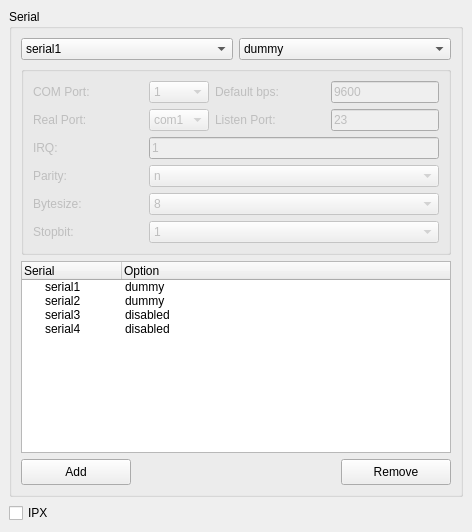
         <widget class="QWidget" name="tbInternetCfg" >
          <attribute name="title" >
           <string>Internet</string>
          </attribute>
          <layout class="QGridLayout" >
           <property name="leftMargin" >
            <number>9</number>
           </property>
           <property name="topMargin" >
            <number>9</number>
           </property>
           <property name="rightMargin" >
            <number>9</number>
           </property>
           <property name="bottomMargin" >
            <number>9</number>
           </property>
           <property name="horizontalSpacing" >
            <number>6</number>
           </property>
           <property name="verticalSpacing" >
            <number>6</number>
           </property>
           <item row="1" column="0" >
            <widget class="QCheckBox" name="chkBoxIPX" >
             <property name="minimumSize" >
              <size>
               <width>110</width>
               <height>0</height>
              </size>
             </property>
             <property name="maximumSize" >
              <size>
               <width>110</width>
               <height>16777215</height>
              </size>
             </property>
             <property name="text" >
              <string>IPX</string>
             </property>
            </widget>
           </item>
           <item row="0" column="0" >
            <widget class="QGroupBox" name="gBoxDirectSerial" >
             <property name="title" >
              <string>Serial</string>
             </property>
             <layout class="QGridLayout" >
              <property name="leftMargin" >
               <number>9</number>
              </property>
              <property name="topMargin" >
               <number>9</number>
              </property>
              <property name="rightMargin" >
               <number>9</number>
              </property>
              <property name="bottomMargin" >
               <number>9</number>
              </property>
              <property name="horizontalSpacing" >
               <number>6</number>
              </property>
              <property name="verticalSpacing" >
               <number>6</number>
              </property>
              <item row="3" column="0" >
               <layout class="QHBoxLayout" >
                <property name="spacing" >
                 <number>6</number>
                </property>
                <property name="leftMargin" >
                 <number>0</number>
                </property>
                <property name="topMargin" >
                 <number>0</number>
                </property>
                <property name="rightMargin" >
                 <number>0</number>
                </property>
                <property name="bottomMargin" >
                 <number>0</number>
                </property>
                <item>
                 <widget class="QPushButton" name="btnSerialAdd" >
                  <property name="minimumSize" >
                   <size>
                    <width>110</width>
                    <height>26</height>
                   </size>
                  </property>
                  <property name="maximumSize" >
                   <size>
                    <width>110</width>
                    <height>26</height>
                   </size>
                  </property>
                  <property name="text" >
                   <string>Add</string>
                  </property>
                  <property name="icon" >
                   <iconset resource="../res/dboxfe-gdb.qrc" >:/images/add.png</iconset>
                  </property>
                 </widget>
                </item>
                <item>
                 <spacer>
                  <property name="orientation" >
                   <enum>Qt::Horizontal</enum>
                  </property>
                  <property name="sizeHint" >
                   <size>
                    <width>116</width>
                    <height>20</height>
                   </size>
                  </property>
                 </spacer>
                </item>
                <item>
                 <widget class="QPushButton" name="btnSerialRemove" >
                  <property name="minimumSize" >
                   <size>
                    <width>110</width>
                    <height>26</height>
                   </size>
                  </property>
                  <property name="maximumSize" >
                   <size>
                    <width>110</width>
                    <height>26</height>
                   </size>
                  </property>
                  <property name="text" >
                   <string>Remove</string>
                  </property>
                  <property name="icon" >
                   <iconset resource="../res/dboxfe-gdb.qrc" >:/images/trash.png</iconset>
                  </property>
                 </widget>
                </item>
               </layout>
              </item>
              <item row="2" column="0" >
               <widget class="QTreeWidget" name="twSerial" >
                <column>
                 <property name="text" >
                  <string>Serial</string>
                 </property>
                </column>
                <column>
                 <property name="text" >
                  <string>Option</string>
                 </property>
                </column>
                <item>
                 <property name="text" >
                  <string>serial1</string>
                 </property>
                 <property name="text" >
                  <string>dummy</string>
                 </property>
                </item>
                <item>
                 <property name="text" >
                  <string>serial2</string>
                 </property>
                 <property name="text" >
                  <string>dummy</string>
                 </property>
                </item>
                <item>
                 <property name="text" >
                  <string>serial3</string>
                 </property>
                 <property name="text" >
                  <string>disabled</string>
                 </property>
                </item>
                <item>
                 <property name="text" >
                  <string>serial4</string>
                 </property>
                 <property name="text" >
                  <string>disabled</string>
                 </property>
                </item>
               </widget>
              </item>
              <item row="1" column="0" >
               <widget class="QGroupBox" name="gBoxSerialOption" >
                <property name="enabled" >
                 <bool>false</bool>
                </property>
                <property name="title" >
                 <string/>
                </property>
                <layout class="QGridLayout" >
                 <property name="leftMargin" >
                  <number>9</number>
                 </property>
                 <property name="topMargin" >
                  <number>9</number>
                 </property>
                 <property name="rightMargin" >
                  <number>9</number>
                 </property>
                 <property name="bottomMargin" >
                  <number>9</number>
                 </property>
                 <property name="horizontalSpacing" >
                  <number>6</number>
                 </property>
                 <property name="verticalSpacing" >
                  <number>6</number>
                 </property>
                 <item row="0" column="0" >
                  <layout class="QHBoxLayout" >
                   <property name="spacing" >
                    <number>6</number>
                   </property>
                   <property name="leftMargin" >
                    <number>0</number>
                   </property>
                   <property name="topMargin" >
                    <number>0</number>
                   </property>
                   <property name="rightMargin" >
                    <number>0</number>
                   </property>
                   <property name="bottomMargin" >
                    <number>0</number>
                   </property>
                   <item>
                    <widget class="QLabel" name="lblDSComPort" >
                     <property name="minimumSize" >
                      <size>
                       <width>110</width>
                       <height>0</height>
                      </size>
                     </property>
                     <property name="maximumSize" >
                      <size>
                       <width>110</width>
                       <height>16777215</height>
                      </size>
                     </property>
                     <property name="text" >
                      <string>COM Port:</string>
                     </property>
                     <property name="buddy" >
                      <cstring>cbxDSComPort</cstring>
                     </property>
                    </widget>
                   </item>
                   <item>
                    <widget class="QComboBox" name="cbxDSComPort" >
                     <item>
                      <property name="text" >
                       <string>1</string>
                      </property>
                     </item>
                     <item>
                      <property name="text" >
                       <string>2</string>
                      </property>
                     </item>
                    </widget>
                   </item>
                  </layout>
                 </item>
                 <item row="1" column="1" >
                  <layout class="QHBoxLayout" >
                   <property name="spacing" >
                    <number>6</number>
                   </property>
                   <property name="leftMargin" >
                    <number>0</number>
                   </property>
                   <property name="topMargin" >
                    <number>0</number>
                   </property>
                   <property name="rightMargin" >
                    <number>0</number>
                   </property>
                   <property name="bottomMargin" >
                    <number>0</number>
                   </property>
                   <item>
                    <widget class="QLabel" name="lblDSListenPort" >
                     <property name="minimumSize" >
                      <size>
                       <width>110</width>
                       <height>0</height>
                      </size>
                     </property>
                     <property name="maximumSize" >
                      <size>
                       <width>110</width>
                       <height>16777215</height>
                      </size>
                     </property>
                     <property name="text" >
                      <string>Listen Port:</string>
                     </property>
                     <property name="buddy" >
                      <cstring>LEDSListenPort</cstring>
                     </property>
                    </widget>
                   </item>
                   <item>
                    <widget class="QLineEdit" name="LEDSListenPort" >
                     <property name="text" >
                      <string>23</string>
                     </property>
                    </widget>
                   </item>
                  </layout>
                 </item>
                 <item row="1" column="0" >
                  <layout class="QHBoxLayout" >
                   <property name="spacing" >
                    <number>6</number>
                   </property>
                   <property name="leftMargin" >
                    <number>0</number>
                   </property>
                   <property name="topMargin" >
                    <number>0</number>
                   </property>
                   <property name="rightMargin" >
                    <number>0</number>
                   </property>
                   <property name="bottomMargin" >
                    <number>0</number>
                   </property>
                   <item>
                    <widget class="QLabel" name="lblDSRealPort" >
                     <property name="minimumSize" >
                      <size>
                       <width>110</width>
                       <height>0</height>
                      </size>
                     </property>
                     <property name="maximumSize" >
                      <size>
                       <width>110</width>
                       <height>16777215</height>
                      </size>
                     </property>
                     <property name="text" >
                      <string>Real Port:</string>
                     </property>
                     <property name="buddy" >
                      <cstring>cbxDSRealPort</cstring>
                     </property>
                    </widget>
                   </item>
                   <item>
                    <widget class="QComboBox" name="cbxDSRealPort" >
                     <item>
                      <property name="text" >
                       <string>com1</string>
                      </property>
                     </item>
                     <item>
                      <property name="text" >
                       <string>com2</string>
                      </property>
                     </item>
                     <item>
                      <property name="text" >
                       <string>com3</string>
                      </property>
                     </item>
                     <item>
                      <property name="text" >
                       <string>com4</string>
                      </property>
                     </item>
                    </widget>
                   </item>
                  </layout>
                 </item>
                 <item row="2" column="0" colspan="2" >
                  <layout class="QHBoxLayout" >
                   <property name="spacing" >
                    <number>6</number>
                   </property>
                   <property name="leftMargin" >
                    <number>0</number>
                   </property>
                   <property name="topMargin" >
                    <number>0</number>
                   </property>
                   <property name="rightMargin" >
                    <number>0</number>
                   </property>
                   <property name="bottomMargin" >
                    <number>0</number>
                   </property>
                   <item>
                    <widget class="QLabel" name="lblDSIrq" >
                     <property name="minimumSize" >
                      <size>
                       <width>110</width>
                       <height>0</height>
                      </size>
                     </property>
                     <property name="maximumSize" >
                      <size>
                       <width>110</width>
                       <height>16777215</height>
                      </size>
                     </property>
                     <property name="text" >
                      <string>IRQ:</string>
                     </property>
                     <property name="buddy" >
                      <cstring>LEDSIrq</cstring>
                     </property>
                    </widget>
                   </item>
                   <item>
                    <widget class="QLineEdit" name="LEDSIrq" >
                     <property name="text" >
                      <string>1</string>
                     </property>
                    </widget>
                   </item>
                  </layout>
                 </item>
                 <item row="0" column="1" >
                  <layout class="QHBoxLayout" >
                   <property name="spacing" >
                    <number>6</number>
                   </property>
                   <property name="leftMargin" >
                    <number>0</number>
                   </property>
                   <property name="topMargin" >
                    <number>0</number>
                   </property>
                   <property name="rightMargin" >
                    <number>0</number>
                   </property>
                   <property name="bottomMargin" >
                    <number>0</number>
                   </property>
                   <item>
                    <widget class="QLabel" name="lblDSDefaultBps" >
                     <property name="minimumSize" >
                      <size>
                       <width>110</width>
                       <height>0</height>
                      </size>
                     </property>
                     <property name="maximumSize" >
                      <size>
                       <width>110</width>
                       <height>16777215</height>
                      </size>
                     </property>
                     <property name="text" >
                      <string>Default bps:</string>
                     </property>
                     <property name="buddy" >
                      <cstring>LEDSBps</cstring>
                     </property>
                    </widget>
                   </item>
                   <item>
                    <widget class="QLineEdit" name="LEDSBps" >
                     <property name="text" >
                      <string>9600</string>
                     </property>
                    </widget>
                   </item>
                  </layout>
                 </item>
                 <item row="3" column="0" colspan="2" >
                  <layout class="QHBoxLayout" >
                   <property name="spacing" >
                    <number>6</number>
                   </property>
                   <property name="leftMargin" >
                    <number>0</number>
                   </property>
                   <property name="topMargin" >
                    <number>0</number>
                   </property>
                   <property name="rightMargin" >
                    <number>0</number>
                   </property>
                   <property name="bottomMargin" >
                    <number>0</number>
                   </property>
                   <item>
                    <widget class="QLabel" name="lblDSParity" >
                     <property name="minimumSize" >
                      <size>
                       <width>110</width>
                       <height>0</height>
                      </size>
                     </property>
                     <property name="maximumSize" >
                      <size>
                       <width>110</width>
                       <height>16777215</height>
                      </size>
                     </property>
                     <property name="text" >
                      <string>Parity:</string>
                     </property>
                     <property name="buddy" >
                      <cstring>cbxDSParity</cstring>
                     </property>
                    </widget>
                   </item>
                   <item>
                    <widget class="QComboBox" name="cbxDSParity" >
                     <item>
                      <property name="text" >
                       <string>n</string>
                      </property>
                     </item>
                     <item>
                      <property name="text" >
                       <string>e</string>
                      </property>
                     </item>
                     <item>
                      <property name="text" >
                       <string>o</string>
                      </property>
                     </item>
                    </widget>
                   </item>
                  </layout>
                 </item>
                 <item row="4" column="0" colspan="2" >
                  <layout class="QHBoxLayout" >
                   <property name="spacing" >
                    <number>6</number>
                   </property>
                   <property name="leftMargin" >
                    <number>0</number>
                   </property>
                   <property name="topMargin" >
                    <number>0</number>
                   </property>
                   <property name="rightMargin" >
                    <number>0</number>
                   </property>
                   <property name="bottomMargin" >
                    <number>0</number>
                   </property>
                   <item>
                    <widget class="QLabel" name="lblDSByteSize" >
                     <property name="minimumSize" >
                      <size>
                       <width>110</width>
                       <height>0</height>
                      </size>
                     </property>
                     <property name="maximumSize" >
                      <size>
                       <width>110</width>
                       <height>16777215</height>
                      </size>
                     </property>
                     <property name="text" >
                      <string>Bytesize:</string>
                     </property>
                     <property name="buddy" >
                      <cstring>cbxDSByteSize</cstring>
                     </property>
                    </widget>
                   </item>
                   <item>
                    <widget class="QComboBox" name="cbxDSByteSize" >
                     <property name="currentIndex" >
                      <number>1</number>
                     </property>
                     <item>
                      <property name="text" >
                       <string>5</string>
                      </property>
                     </item>
                     <item>
                      <property name="text" >
                       <string>8</string>
                      </property>
                     </item>
                    </widget>
                   </item>
                  </layout>
                 </item>
                 <item row="5" column="0" colspan="2" >
                  <layout class="QHBoxLayout" >
                   <property name="spacing" >
                    <number>6</number>
                   </property>
                   <property name="leftMargin" >
                    <number>0</number>
                   </property>
                   <property name="topMargin" >
                    <number>0</number>
                   </property>
                   <property name="rightMargin" >
                    <number>0</number>
                   </property>
                   <property name="bottomMargin" >
                    <number>0</number>
                   </property>
                   <item>
                    <widget class="QLabel" name="lblDSStopBit" >
                     <property name="minimumSize" >
                      <size>
                       <width>110</width>
                       <height>0</height>
                      </size>
                     </property>
                     <property name="maximumSize" >
                      <size>
                       <width>110</width>
                       <height>16777215</height>
                      </size>
                     </property>
                     <property name="text" >
                      <string>Stopbit:</string>
                     </property>
                     <property name="buddy" >
                      <cstring>cbxDSStopBit</cstring>
                     </property>
                    </widget>
                   </item>
                   <item>
                    <widget class="QComboBox" name="cbxDSStopBit" >
                     <item>
                      <property name="text" >
                       <string>1</string>
                      </property>
                     </item>
                     <item>
                      <property name="text" >
                       <string>2</string>
                      </property>
                     </item>
                    </widget>
                   </item>
                  </layout>
                 </item>
                </layout>
               </widget>
              </item>
              <item row="0" column="0" >
               <layout class="QHBoxLayout" >
                <property name="spacing" >
                 <number>6</number>
                </property>
                <property name="leftMargin" >
                 <number>0</number>
                </property>
                <property name="topMargin" >
                 <number>0</number>
                </property>
                <property name="rightMargin" >
                 <number>0</number>
                </property>
                <property name="bottomMargin" >
                 <number>0</number>
                </property>
                <item>
                 <widget class="QComboBox" name="cbxDSSerial" >
                  <item>
                   <property name="text" >
                    <string>serial1</string>
                   </property>
                  </item>
                  <item>
                   <property name="text" >
                    <string>serial2</string>
                   </property>
                  </item>
                  <item>
                   <property name="text" >
                    <string>serial3</string>
                   </property>
                  </item>
                  <item>
                   <property name="text" >
                    <string>serial4</string>
                   </property>
                  </item>
                 </widget>
                </item>
                <item>
                 <widget class="QComboBox" name="cbxDSOption" >
                  <property name="currentIndex" >
                   <number>1</number>
                  </property>
                  <item>
                   <property name="text" >
                    <string>disabled</string>
                   </property>
                  </item>
                  <item>
                   <property name="text" >
                    <string>dummy</string>
                   </property>
                  </item>
                  <item>
                   <property name="text" >
                    <string>modem</string>
                   </property>
                  </item>
                  <item>
                   <property name="text" >
                    <string>directserial</string>
                   </property>
                  </item>
                 </widget>
                </item>
               </layout>
              </item>
             </layout>
            </widget>
           </item>
          </layout>
         </widget>
